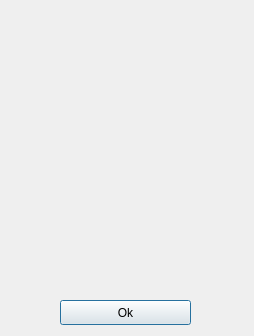
<?xml version="1.0" encoding="UTF-8"?>
<ui version="4.0">
 <class>filesToDownload</class>
 <widget class="QDialog" name="filesToDownload">
  <property name="geometry">
   <rect>
    <x>0</x>
    <y>0</y>
    <width>254</width>
    <height>336</height>
   </rect>
  </property>
  <property name="windowTitle">
   <string>Dialog</string>
  </property>
  <widget class="QLabel" name="label">
   <property name="geometry">
    <rect>
     <x>0</x>
     <y>10</y>
     <width>191</width>
     <height>291</height>
    </rect>
   </property>
   <property name="text">
    <string/>
   </property>
  </widget>
  <widget class="QPushButton" name="pushButton">
   <property name="geometry">
    <rect>
     <x>60</x>
     <y>300</y>
     <width>131</width>
     <height>25</height>
    </rect>
   </property>
   <property name="text">
    <string>Ok</string>
   </property>
  </widget>
 </widget>
 <resources/>
 <connections/>
</ui>
